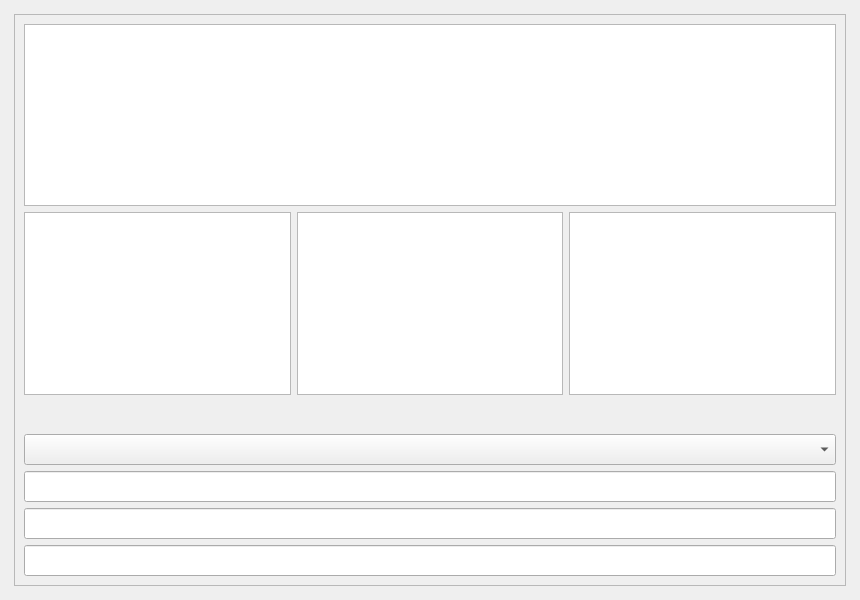
<?xml version="1.0" encoding="UTF-8"?>
<ui version="4.0">
 <class>MainPages</class>
 <widget class="QWidget" name="MainPages">
  <property name="geometry">
   <rect>
    <x>0</x>
    <y>0</y>
    <width>860</width>
    <height>600</height>
   </rect>
  </property>
  <property name="windowTitle">
   <string>Form</string>
  </property>
  <layout class="QVBoxLayout" name="main_pages_layout">
   <property name="spacing">
    <number>0</number>
   </property>
   <property name="leftMargin">
    <number>5</number>
   </property>
   <property name="topMargin">
    <number>5</number>
   </property>
   <property name="rightMargin">
    <number>5</number>
   </property>
   <property name="bottomMargin">
    <number>5</number>
   </property>
   <item>
    <widget class="QStackedWidget" name="pages">
     <property name="currentIndex">
      <number>0</number>
     </property>
     <widget class="QWidget" name="page_1">
      <property name="styleSheet">
       <string notr="true">font-size: 14pt</string>
      </property>
      <layout class="QVBoxLayout" name="verticalLayout_3">
       <item>
        <widget class="QScrollArea" name="scrollArea">
         <property name="widgetResizable">
          <bool>true</bool>
         </property>
         <widget class="QWidget" name="scrollAreaWidgetContents">
          <property name="geometry">
           <rect>
            <x>0</x>
            <y>0</y>
            <width>830</width>
            <height>570</height>
           </rect>
          </property>
          <layout class="QVBoxLayout" name="verticalLayout_4">
           <item>
            <layout class="QVBoxLayout" name="servicesTableLayout">
             <property name="topMargin">
              <number>0</number>
             </property>
             <item>
              <widget class="QTableWidget" name="tableWidget_4"/>
             </item>
            </layout>
           </item>
           <item>
            <layout class="QHBoxLayout" name="bottomTableLayout">
             <item>
              <widget class="QTableWidget" name="tableWidget_2"/>
             </item>
             <item>
              <widget class="QTableWidget" name="tableWidget_3"/>
             </item>
             <item>
              <widget class="QTableWidget" name="tableWidget"/>
             </item>
            </layout>
           </item>
           <item>
            <layout class="QGridLayout" name="gridLayout">
             <property name="topMargin">
              <number>33</number>
             </property>
             <item row="0" column="0">
              <widget class="QComboBox" name="comboBox"/>
             </item>
             <item row="1" column="0">
              <widget class="QLineEdit" name="lineEdit_2"/>
             </item>
             <item row="3" column="0">
              <widget class="QLineEdit" name="lineEdit"/>
             </item>
             <item row="2" column="0">
              <widget class="QLineEdit" name="lineEdit_3"/>
             </item>
            </layout>
           </item>
          </layout>
         </widget>
        </widget>
       </item>
      </layout>
     </widget>
     <widget class="QWidget" name="page_2">
      <layout class="QVBoxLayout" name="page_2_layout">
       <property name="spacing">
        <number>5</number>
       </property>
       <property name="leftMargin">
        <number>5</number>
       </property>
       <property name="topMargin">
        <number>5</number>
       </property>
       <property name="rightMargin">
        <number>5</number>
       </property>
       <property name="bottomMargin">
        <number>5</number>
       </property>
       <item>
        <widget class="QScrollArea" name="scroll_area">
         <property name="styleSheet">
          <string notr="true">background: transparent;</string>
         </property>
         <property name="frameShape">
          <enum>QFrame::NoFrame</enum>
         </property>
         <property name="verticalScrollBarPolicy">
          <enum>Qt::ScrollBarAlwaysOff</enum>
         </property>
         <property name="horizontalScrollBarPolicy">
          <enum>Qt::ScrollBarAlwaysOff</enum>
         </property>
         <property name="widgetResizable">
          <bool>true</bool>
         </property>
         <widget class="QWidget" name="contents">
          <property name="geometry">
           <rect>
            <x>0</x>
            <y>0</y>
            <width>840</width>
            <height>580</height>
           </rect>
          </property>
          <property name="styleSheet">
           <string notr="true">background: transparent;</string>
          </property>
          <layout class="QVBoxLayout" name="verticalLayout">
           <property name="spacing">
            <number>15</number>
           </property>
           <property name="leftMargin">
            <number>5</number>
           </property>
           <property name="topMargin">
            <number>5</number>
           </property>
           <property name="rightMargin">
            <number>5</number>
           </property>
           <property name="bottomMargin">
            <number>5</number>
           </property>
           <item>
            <widget class="QLabel" name="title_label">
             <property name="maximumSize">
              <size>
               <width>16777215</width>
               <height>40</height>
              </size>
             </property>
             <property name="font">
              <font>
               <pointsize>16</pointsize>
              </font>
             </property>
             <property name="styleSheet">
              <string notr="true">font-size: 16pt</string>
             </property>
             <property name="text">
              <string>Custom Widgets Page</string>
             </property>
             <property name="alignment">
              <set>Qt::AlignCenter</set>
             </property>
            </widget>
           </item>
           <item>
            <widget class="QLabel" name="description_label">
             <property name="text">
              <string>Here will be all the custom widgets, they will be added over time on this page.
I will try to always record a new tutorial when adding a new Widget and updating the project on Patreon before launching on GitHub and GitHub after the public release.</string>
             </property>
             <property name="alignment">
              <set>Qt::AlignHCenter|Qt::AlignTop</set>
             </property>
             <property name="wordWrap">
              <bool>true</bool>
             </property>
            </widget>
           </item>
           <item>
            <layout class="QHBoxLayout" name="row_1_layout"/>
           </item>
           <item>
            <layout class="QHBoxLayout" name="row_2_layout"/>
           </item>
           <item>
            <layout class="QHBoxLayout" name="row_3_layout"/>
           </item>
           <item>
            <layout class="QVBoxLayout" name="row_4_layout"/>
           </item>
           <item>
            <layout class="QVBoxLayout" name="row_5_layout"/>
           </item>
          </layout>
         </widget>
        </widget>
       </item>
      </layout>
     </widget>
     <widget class="QWidget" name="page_3">
      <property name="styleSheet">
       <string notr="true">QFrame {
	font-size: 16pt;
}</string>
      </property>
      <layout class="QVBoxLayout" name="page_3_layout">
       <item>
        <widget class="QLabel" name="empty_page_label">
         <property name="font">
          <font>
           <pointsize>16</pointsize>
          </font>
         </property>
         <property name="text">
          <string>Empty Page</string>
         </property>
         <property name="alignment">
          <set>Qt::AlignCenter</set>
         </property>
        </widget>
       </item>
      </layout>
     </widget>
    </widget>
   </item>
  </layout>
 </widget>
 <resources/>
 <connections/>
</ui>
